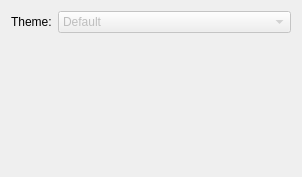
<?xml version="1.0" encoding="UTF-8"?>
<ui version="4.0">
 <class>Form</class>
 <widget class="QWidget" name="Form">
  <property name="geometry">
   <rect>
    <x>0</x>
    <y>0</y>
    <width>302</width>
    <height>177</height>
   </rect>
  </property>
  <property name="windowTitle">
   <string>Form</string>
  </property>
  <layout class="QVBoxLayout" name="verticalLayout">
   <item>
    <layout class="QFormLayout" name="formLayout">
     <property name="sizeConstraint">
      <enum>QLayout::SetDefaultConstraint</enum>
     </property>
     <property name="fieldGrowthPolicy">
      <enum>QFormLayout::AllNonFixedFieldsGrow</enum>
     </property>
     <property name="formAlignment">
      <set>Qt::AlignLeading|Qt::AlignLeft|Qt::AlignTop</set>
     </property>
     <item row="0" column="0">
      <widget class="QLabel" name="label_2">
       <property name="text">
        <string>Theme:</string>
       </property>
      </widget>
     </item>
     <item row="0" column="1">
      <widget class="QComboBox" name="themeName">
       <property name="enabled">
        <bool>false</bool>
       </property>
       <item>
        <property name="text">
         <string>Default</string>
        </property>
       </item>
       <item>
        <property name="text">
         <string>Orange</string>
        </property>
       </item>
      </widget>
     </item>
    </layout>
   </item>
  </layout>
 </widget>
 <resources/>
 <connections/>
</ui>
